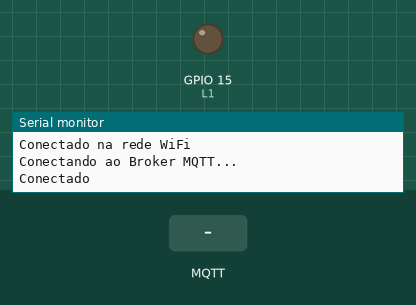
A sketch run on a simulated ESP32. On the bench: output pins drawn as LEDs (lit = HIGH), the last lines printed to the serial monitor. The inputs (shaded band) are chosen by the test bench. WiFi joins after 1.5 s; servers stay silent unless stated; no MQTT or app messages arrive unless stated.

Above: at 2.7 s.
2.8 s: MQTT message "0" arrives on the first subscribed topic
At 3.6 s:
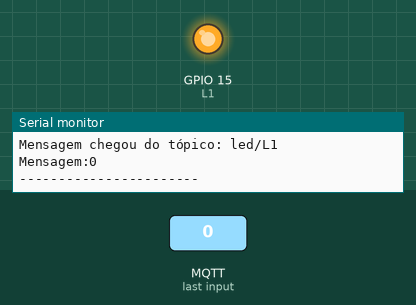
4.3 s: MQTT message "1" arrives on the first subscribed topic
At 4.7 s:
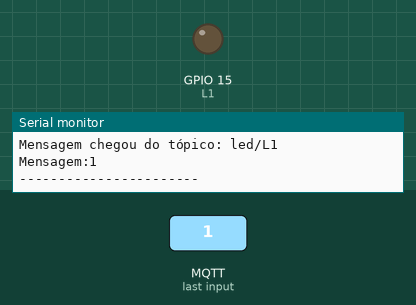
Timing chart, 0 to 7.3 s (numbered marks = the images above; inputs shaded):
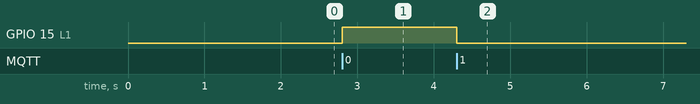

Measured:
- after the input at 2.8 s, GPIO 15 (L1): LOW → HIGH at once
- after the input at 4.3 s, GPIO 15 (L1): HIGH → LOW at once

The sketch:

led.ino
```cpp
#include <dummy.h>

//Acionamento de lampada com MQTT Dash
//Por: Fábio Souza
//Data: 12/02/18

#include <WiFi.h>
//#include <ESP8266WiFi.h>
#include <PubSubClient.h>

#define DEBUG

#define L1 15   //pino de saida para acionamento da Lampada L1

//informações da rede WIFI
const char* ssid = "AndroidAP1336";                 //SSID da rede WIFI
const char* password =  "snjt8055";    //senha da rede wifi

//informações do broker MQTT - Verifique as informações geradas pelo CloudMQTT
const char* mqttServer = "192.168.43.251";   //server
const char* mqttUser = "user";              //user
const char* mqttPassword = "user";      //password
const int mqttPort = 1883;                     //port
const char* mqttTopicSub ="led/L1";            //tópico que sera assinado


WiFiClient espClient;
PubSubClient client(espClient);

void setup() {

  Serial.begin(115200);
  pinMode(L1, OUTPUT);

  WiFi.begin(ssid, password);

  while (WiFi.status() != WL_CONNECTED) {
    delay(500);
    #ifdef DEBUG
    Serial.println("Conectando ao WiFi..");
    #endif
  }
  #ifdef DEBUG
  Serial.println("Conectado na rede WiFi");
  #endif

  client.setServer(mqttServer, mqttPort);
  client.setCallback(callback);

  while (!client.connected()) {
    #ifdef DEBUG
    Serial.println("Conectando ao Broker MQTT...");
    #endif

    if (client.connect("ESP8266Client", mqttUser, mqttPassword )) {
      #ifdef DEBUG
      Serial.println("Conectado");
      #endif

    } else {
      #ifdef DEBUG
      Serial.print("falha estado  ");
      Serial.print(client.state());
      #endif
      delay(2000);

    }
  }

  //subscreve no tópico
  client.subscribe(mqttTopicSub);

}

void callback(char* topic, byte* payload, unsigned int length) {

  //armazena msg recebida em uma sring
  payload[length] = '\0';
  String strMSG = String((char*)payload);

  #ifdef DEBUG
  Serial.print("Mensagem chegou do tópico: ");
  Serial.println(topic);
  Serial.print("Mensagem:");
  Serial.print(strMSG);
  Serial.println();
  Serial.println("-----------------------");
  #endif

  //aciona saída conforme msg recebida
  if (strMSG == "1"){         //se msg "1"
     digitalWrite(L1, LOW);  //coloca saída em LOW para ligar a Lampada - > o módulo RELE usado tem acionamento invertido. Se necessário ajuste para o seu modulo
  }else if (strMSG == "0"){   //se msg "0"
     digitalWrite(L1, HIGH);   //coloca saída em HIGH para desligar a Lampada - > o módulo RELE usado tem acionamento invertido. Se necessário ajuste para o seu modulo
  }

}

//função pra reconectar ao servido MQTT
void reconect() {
  //Enquanto estiver desconectado
  while (!client.connected()) {
    #ifdef DEBUG
    Serial.print("Tentando conectar ao servidor MQTT");
    #endif

    bool conectado = strlen(mqttUser) > 0 ?
                     client.connect("ESP8266Client", mqttUser, mqttPassword) :
                     client.connect("ESP8266Client");

    if(conectado) {
      #ifdef DEBUG
      Serial.println("Conectado!");
      #endif
      //subscreve no tópico
      client.subscribe(mqttTopicSub, 1); //nivel de qualidade: QoS 1
    } else {
      #ifdef DEBUG
      Serial.println("Falha durante a conexão.Code: ");
      Serial.println( String(client.state()).c_str());
      Serial.println("Tentando novamente em 10 s");
      #endif
      //Aguarda 10 segundos
      delay(10000);
    }
  }
}

void loop() {
  if (!client.connected()) {
    reconect();
  }
  client.loop();
}
```
